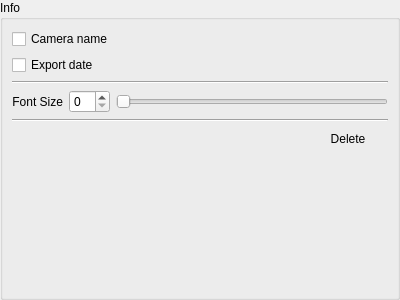
<?xml version="1.0" encoding="UTF-8"?>
<ui version="4.0">
 <class>InfoOverlaySettingsWidget</class>
 <widget class="QWidget" name="InfoOverlaySettingsWidget">
  <property name="geometry">
   <rect>
    <x>0</x>
    <y>0</y>
    <width>400</width>
    <height>300</height>
   </rect>
  </property>
  <layout class="QVBoxLayout" name="verticalLayout">
   <property name="leftMargin">
    <number>0</number>
   </property>
   <property name="topMargin">
    <number>0</number>
   </property>
   <property name="rightMargin">
    <number>0</number>
   </property>
   <property name="bottomMargin">
    <number>0</number>
   </property>
   <item>
    <widget class="QGroupBox" name="groupBox">
     <property name="title">
      <string>Info</string>
     </property>
     <property name="flat">
      <bool>true</bool>
     </property>
     <layout class="QVBoxLayout" name="verticalLayout_3">
      <item>
       <layout class="QHBoxLayout" name="horizontalLayout_2">
        <item>
         <layout class="QVBoxLayout" name="verticalLayout_2">
          <item>
           <widget class="QCheckBox" name="exportCameraNameCheckBox">
            <property name="text">
             <string>Camera name</string>
            </property>
           </widget>
          </item>
          <item>
           <widget class="QCheckBox" name="exportDateCheckBox">
            <property name="text">
             <string>Export date</string>
            </property>
           </widget>
          </item>
         </layout>
        </item>
        <item>
         <spacer name="horizontalSpacer_2">
          <property name="orientation">
           <enum>Qt::Horizontal</enum>
          </property>
          <property name="sizeHint" stdset="0">
           <size>
            <width>40</width>
            <height>20</height>
           </size>
          </property>
         </spacer>
        </item>
       </layout>
      </item>
      <item>
       <widget class="Line" name="line_2">
        <property name="orientation">
         <enum>Qt::Horizontal</enum>
        </property>
       </widget>
      </item>
      <item>
       <layout class="QHBoxLayout" name="horizontalLayout">
        <item>
         <widget class="QLabel" name="fontSizeLabel">
          <property name="text">
           <string>Font Size</string>
          </property>
          <property name="alignment">
           <set>Qt::AlignRight|Qt::AlignTrailing|Qt::AlignVCenter</set>
          </property>
          <property name="buddy">
           <cstring>fontSizeSpinBox</cstring>
          </property>
         </widget>
        </item>
        <item>
         <widget class="QSpinBox" name="fontSizeSpinBox"/>
        </item>
        <item>
         <widget class="QSlider" name="fontSizeSlider">
          <property name="orientation">
           <enum>Qt::Horizontal</enum>
          </property>
         </widget>
        </item>
       </layout>
      </item>
      <item>
       <widget class="Line" name="line">
        <property name="orientation">
         <enum>Qt::Horizontal</enum>
        </property>
       </widget>
      </item>
      <item>
       <layout class="QHBoxLayout" name="horizontalLayout_3">
        <item>
         <spacer name="horizontalSpacer_4">
          <property name="orientation">
           <enum>Qt::Horizontal</enum>
          </property>
          <property name="sizeHint" stdset="0">
           <size>
            <width>40</width>
            <height>20</height>
           </size>
          </property>
         </spacer>
        </item>
        <item>
         <widget class="QPushButton" name="deleteButton">
          <property name="focusPolicy">
           <enum>Qt::NoFocus</enum>
          </property>
          <property name="text">
           <string>Delete</string>
          </property>
          <property name="flat">
           <bool>true</bool>
          </property>
         </widget>
        </item>
       </layout>
      </item>
      <item>
       <spacer name="verticalSpacer">
        <property name="orientation">
         <enum>Qt::Vertical</enum>
        </property>
        <property name="sizeHint" stdset="0">
         <size>
          <width>20</width>
          <height>138</height>
         </size>
        </property>
       </spacer>
      </item>
     </layout>
    </widget>
   </item>
  </layout>
 </widget>
 <tabstops>
  <tabstop>fontSizeSlider</tabstop>
  <tabstop>fontSizeSpinBox</tabstop>
 </tabstops>
 <resources/>
 <connections/>
</ui>
